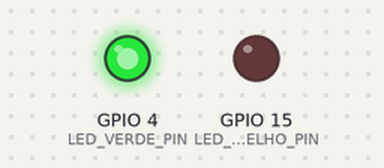
This sketch was run on a simulated ESP32. Parts: output pins drawn as LEDs (lit = HIGH). No radio packets arrive unless stated.

Above: at 0.1 s.
At 1.1 s:
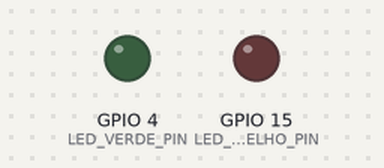
Timing chart, 0 to 2.6 s (numbered marks = the images above):
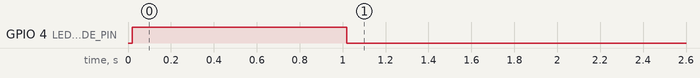

The sketch:

2_Gateway_LoRa_Uplink.ino
```cpp
// Teste de UPLINK - UL
// Gateway LoRa recebe a cada 1 segundo a luminosidade
// Também mede a potência rádio recebida

// Importação de Bibliotecas
#include <SPI.h>  // Biblioteca de comunicação SPI
#include <LoRa.h> // Biblioteca para o módulo LoRa

// Pinagem Gateway LoRa - ligação do RFM95 com o ESP32
#define SCK_PIN    5
#define MISO_PIN  19
#define MOSI_PIN  27
#define NSS_PIN   18
#define RST_PIN   14
#define DIO0_PIN  26


// Parâmetros do LoRa
#define FREQUENCY_IN_HZ       903E6    // Frequência de operação do LoRa
#define txPower               17       // Potência de transmissão do LoRa 17 dBm
#define spreadingFactor       7        // Fator de espalhamento
#define signalBandwidth       125E3    // Largura de faixa em HZ
#define codingRateDenominator 8        // Denominador coding rate

// Definição de Pinos (Hardware)
#define LED_VERDE_PIN     4            // Pisca ao receber o pacote de UL
#define LED_VERMELHO_PIN 15            // Não utilizado no Gateway (apenas apagado)

// Variáveis Globais e de Configuração
#define TAMANHO_PACOTE 20              // Tamanho do pacote de UL

// Pacotes de Comunicação
byte Pacote_UL[TAMANHO_PACOTE]; // Pacote de Uplink

// Variáveis de Medição
float rssi_ul_real_dbm; // Armazena o RSSI de Uplink medido (ex: -80.5)
byte rssi_ul_convertido; // Armazena o RSSI convertido para 1 byte (ex: 170)


// ==============================================================================
//  SETUP: Executado uma única vez
// ==============================================================================

void setup() {
  Serial.begin(115200);

// Inicialização de I/O

  pinMode(LED_VERDE_PIN, OUTPUT);
  pinMode(LED_VERMELHO_PIN, OUTPUT);

  // Garante que os LEDs iniciem desligados
  digitalWrite(LED_VERDE_PIN, LOW);
  digitalWrite(LED_VERMELHO_PIN, LOW); // LED vermelho totalmente apagado

  // Inicialização da Comunicação SPI entre o ESP32 e o Módulo LoRa RFM95
  SPI.begin(SCK_PIN, MISO_PIN, MOSI_PIN, NSS_PIN);
  LoRa.setPins(NSS_PIN, RST_PIN, DIO0_PIN);
   if (!LoRa.begin(FREQUENCY_IN_HZ)) {
    Serial.println("Erro ao iniciar módulo RFM95");
   }

  // Configura parâmetros do LoRa no RFM95
  LoRa.setTxPower(txPower);
  LoRa.setSpreadingFactor(spreadingFactor);
  LoRa.setSignalBandwidth(signalBandwidth);
  LoRa.setCodingRate4(codingRateDenominator);

  // Coloca o rádio LoRa em modo de escuta RX
  LoRa.receive();
  // Pisca o LED Verde para indicar inicialização bem-sucedida
  digitalWrite(LED_VERDE_PIN, HIGH);
  delay(1000);
  digitalWrite(LED_VERDE_PIN, LOW);
  // Aguarda 1 segundo para estabilização
  delay(1000);

}


// ==============================================================================
//  LOOP: Executado continuamente
// ==============================================================================

void loop() {

   // ----------------------------------------------------------------------------
   // FLUXO DE RECEBIMENTO (UPLINK): Rádio LoRa -> USB
   // ----------------------------------------------------------------------------

   // Checagem de pacote UL
   uint8_t packetSize = LoRa.parsePacket();

   if (packetSize > 0) { // Caso identificado um pacote

      if (packetSize >= TAMANHO_PACOTE) { // O pacote possui o tamanho de Bytes do Pacote

         // Leitura do pacote de UL no RFM95
         for (int i = 0; i < TAMANHO_PACOTE; i++)
         {
            Pacote_UL[i] = LoRa.read();
         }

         // Leitura potêmcia rádio recedida pelo RFM95 - RSSI
         rssi_ul_real_dbm = LoRa.packetRssi();

         // Converte o RSSI (ex: -80.5) para 1 byte (0-255)
         if(rssi_ul_real_dbm > -10.5)
         {
            rssi_ul_convertido = 127;
         }
         else if(rssi_ul_real_dbm <= -10.5 && rssi_ul_real_dbm >= -74)
         {
            rssi_ul_convertido = ((rssi_ul_real_dbm + 74)*2) ;
         }
         else if(rssi_ul_real_dbm < -74)
         {
            rssi_ul_convertido = (((rssi_ul_real_dbm + 74)*2) + 256) ;
         }

         // Aloca no pacote de UL a RSSI
         Pacote_UL[2] = rssi_ul_convertido;
         Pacote_UL[0] = rssi_ul_convertido;

         // Envia pacote UL pela USB
         for (int i = 0; i < TAMANHO_PACOTE; i++)
         {
            Serial.write(Pacote_UL[i]);
            digitalWrite(LED_VERDE_PIN, HIGH); // Apaga LED verde enquando recebe o pacote
            delay(1);
         }
      }
      digitalWrite(LED_VERDE_PIN, LOW); // Acende o LED verde para próximo pacote UL
   }
} // Fim do loop()
```
